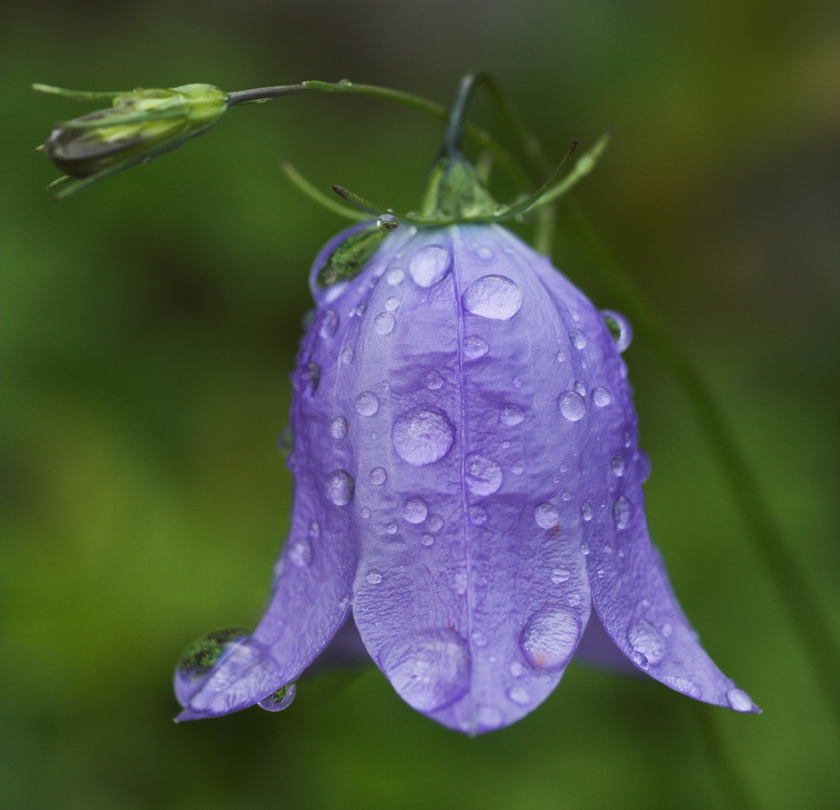
#> input picture Digital Image Processing/Exercise12/blaklokke.jpg, 840 x 810 px
$ python -i HSI.py   (imports and definitions only)
#> lines starting #> are read from the running program, lines starting #| are printed output that depends on the picture
#> further down, picture is the input picture: shape (810, 840, 3); mean B, G, R 68.2, 87.2, 76.2
import matplotlib.pyplot as plt
import numpy as np


def normalize(x):
    g = x/255

    return g


def RGB_to_HSI(image):
    """Transform RGB to HSI"""

    # Seperate RGB
    R = image[:,:,0]
    G = image[:,:,1]
    B = image[:,:,2]
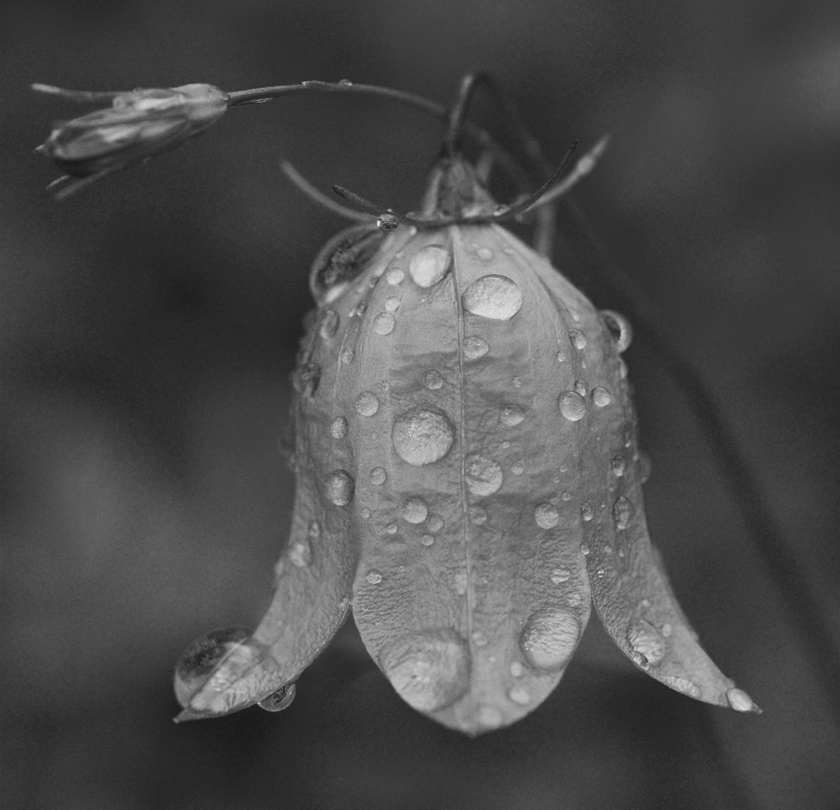
#> B: shape (810, 840); min 20, max 236, mean 76.2

    # Normalize
    R.setflags(write=1)
    G.setflags(write=1)
    B.setflags(write=1)
    R = normalize(R)
    G = normalize(G)
    B = normalize(B)

    # Get degrees
    top = (1/2)*((R-G)+(R-B))
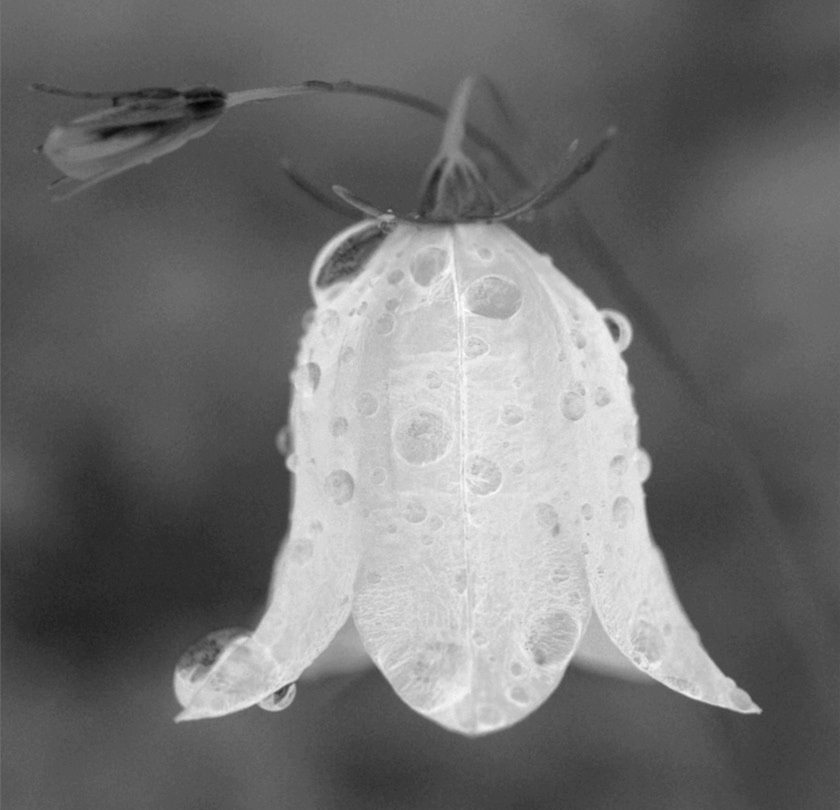
#> top: shape (810, 840) float64; min -0.427, max 0.414, mean -0.053; drawn with min black and max white
    bot = np.sqrt((R-G)**2 + (R-B)*(G-B)+0.000001)
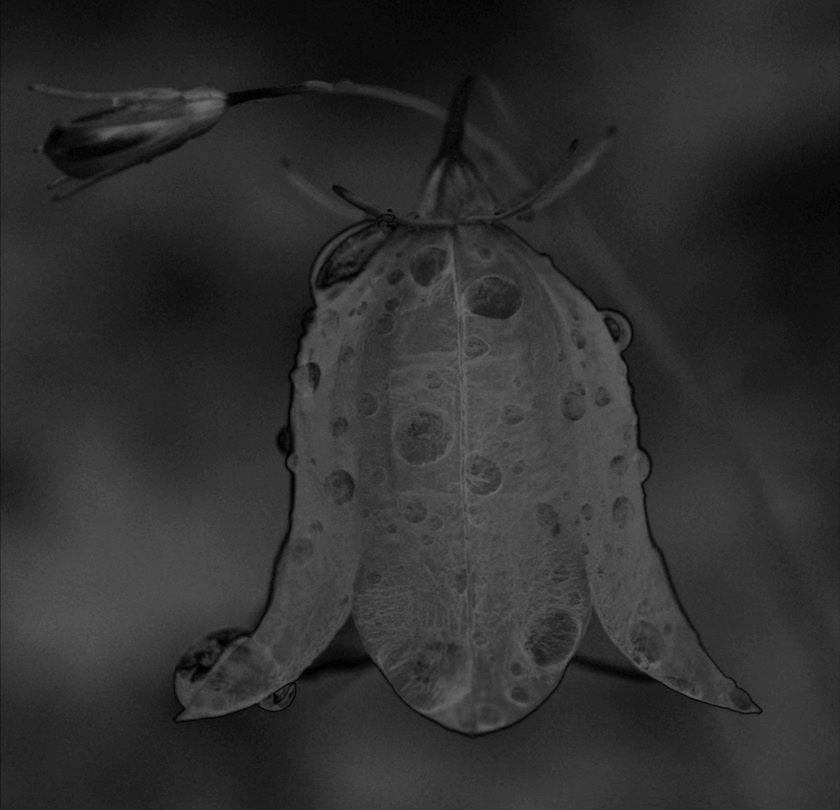
#> bot: shape (810, 840) float64; min 0.001, max 0.441, mean 0.189
    theta = np.arccos(top/bot)
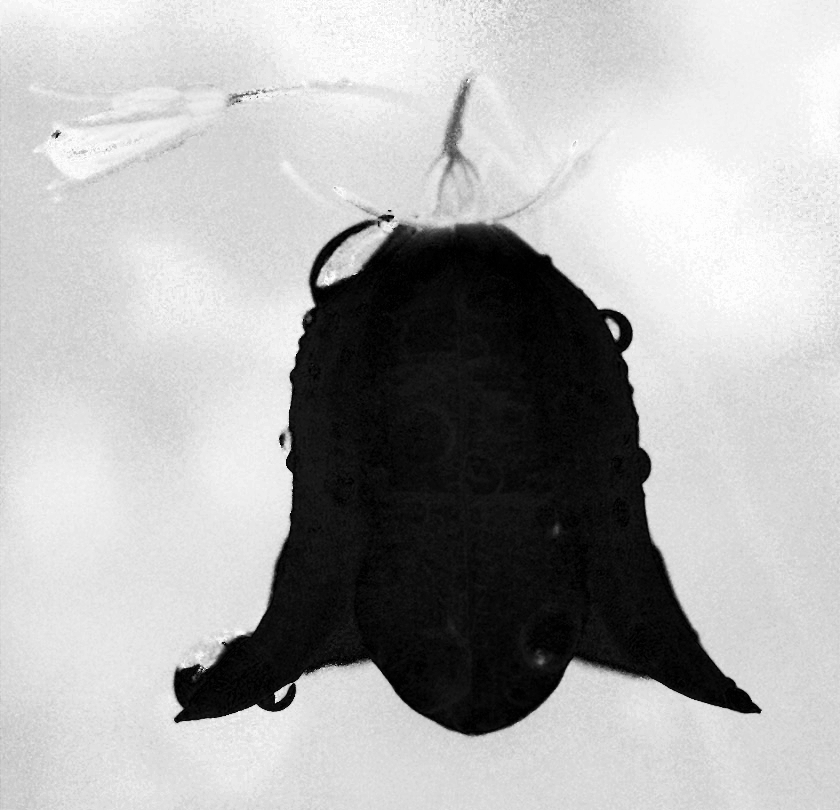
#> theta: shape (810, 840) float64; min 0.00283, max 3.14, mean 2.12; drawn with min black and max white

    # Hue
    idx1 = np.where(B <= G)
#> idx1 = 518818 positions, rows 0 to 809, columns 0 to 839
    idx2 = np.where(B > G)
#> idx2 = 161582 positions, rows 0 to 732, columns 34 to 839
    H = np.zeros(R.shape)
    H[idx1] = theta[idx1]
    H[idx2] = (2*np.pi - theta[idx2])
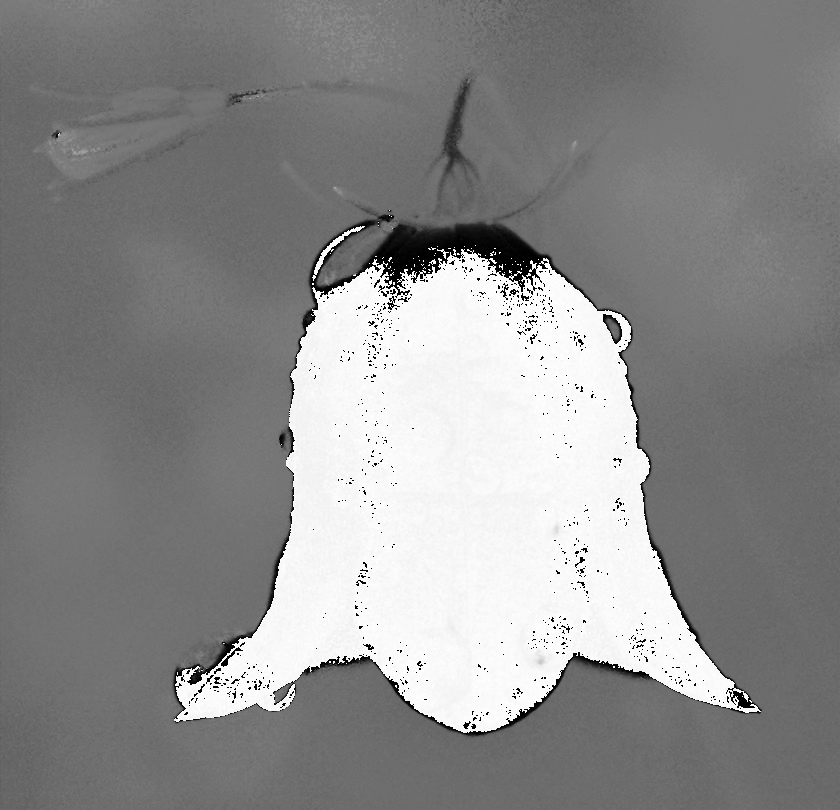
#> H: shape (810, 840) float64; min 0.00283, max 6.27, mean 3.47; drawn with min black and max white

    # Normalize Hue
    H = H/(2*np.pi)


    # Saturation
    min_RG = np.minimum(R,G)
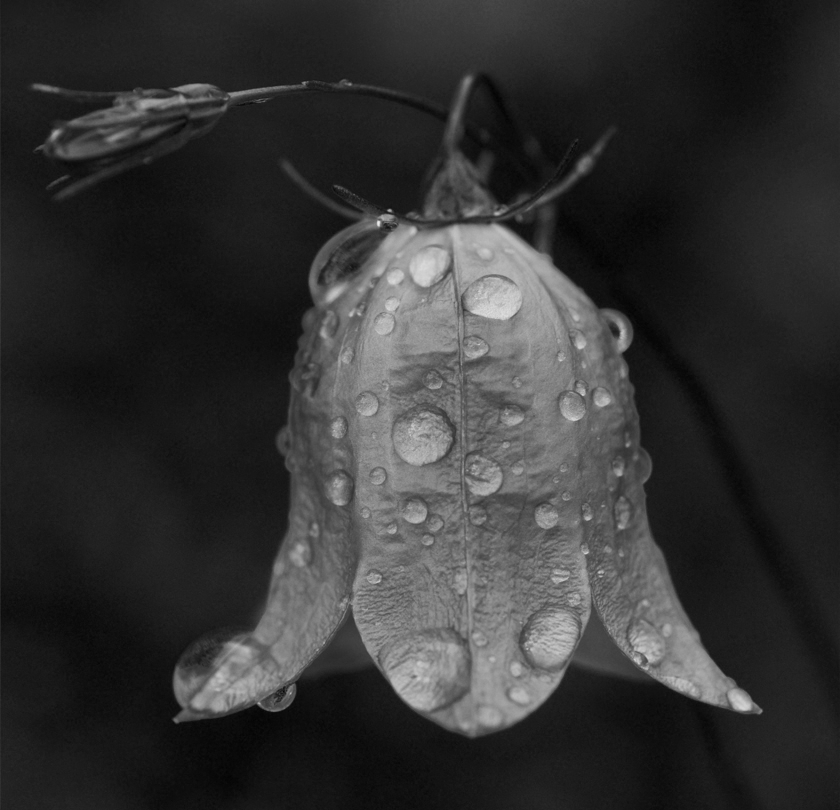
#> min_RG: shape (810, 840) float64; min 0.00784, max 0.918, mean 0.2
    minimum_RGB = np.minimum(min_RG,B)
    S = 1 - (3/(R+G+B))*minimum_RGB
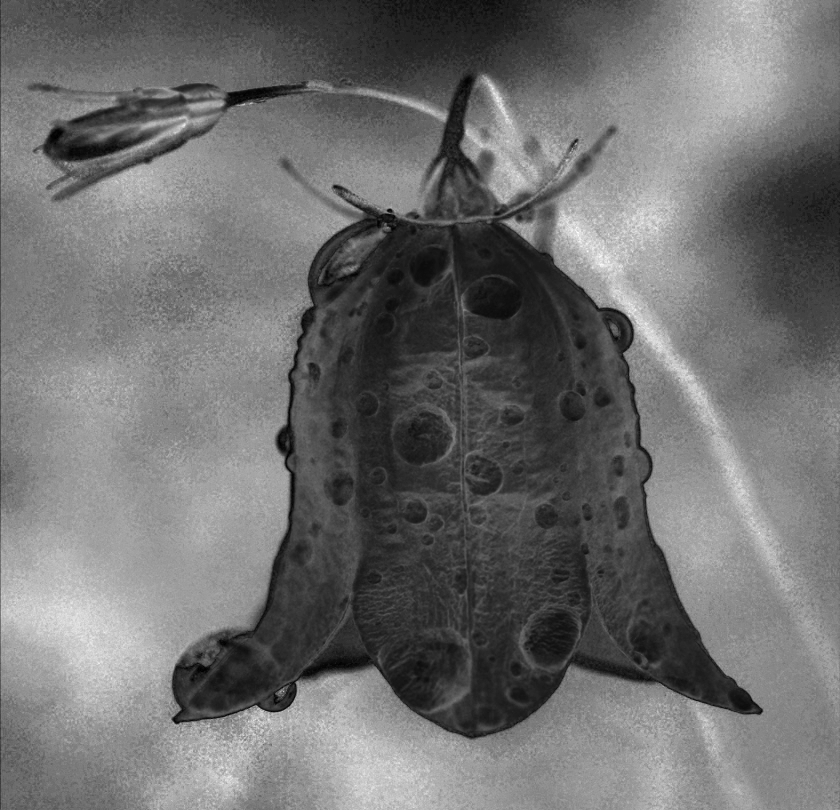
#> S: shape (810, 840) float64; min -2.22e-16, max 0.944, mean 0.414; drawn with min black and max white


    # Intensity
    I = (1/3)*(R+G+B)


    return H, S, I

>>> import cv2
>>> picture = cv2.imread('blaklokke.jpg')
>>> result = RGB_to_HSI(picture)
